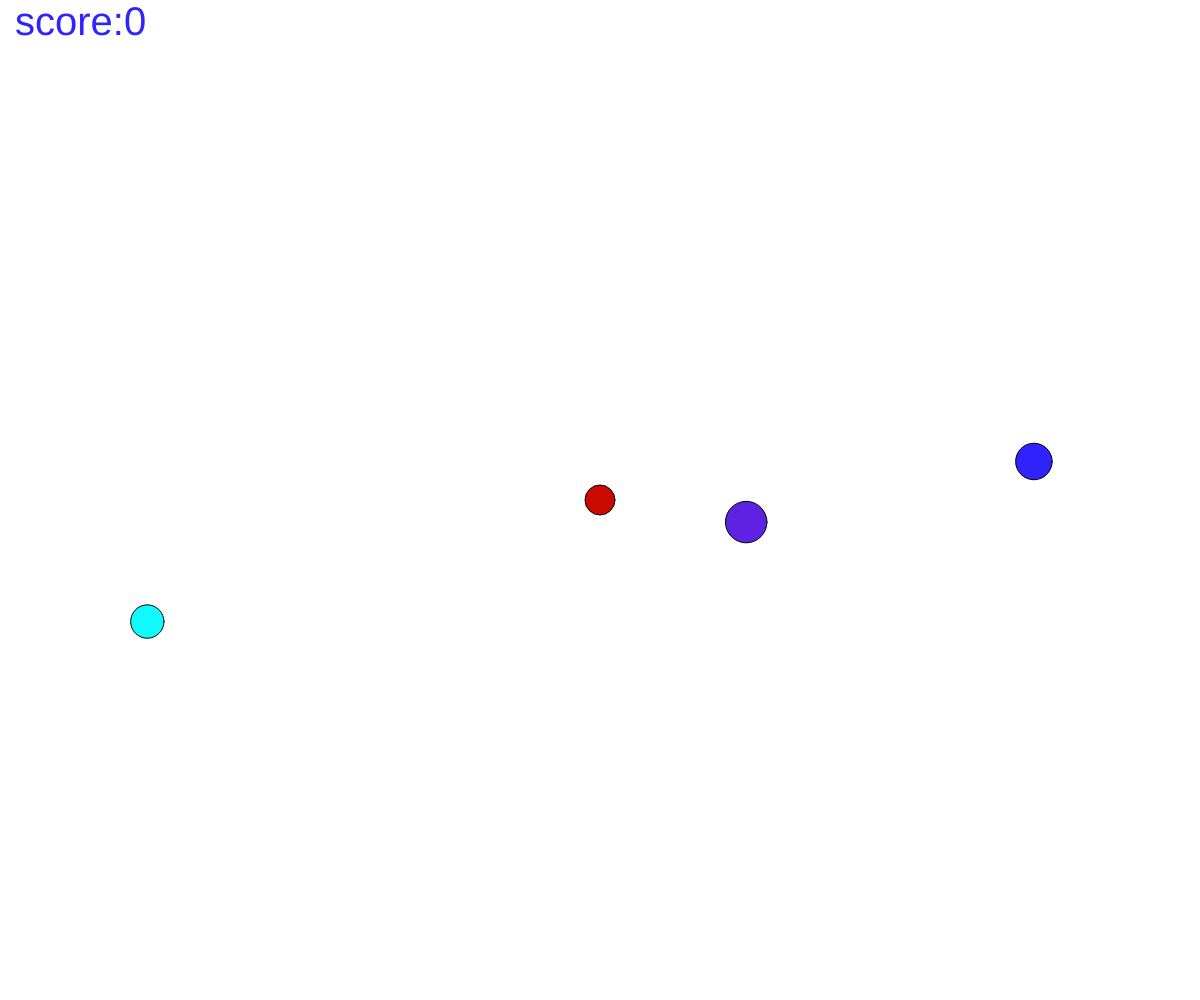
Frame 1 (no input)
Frame 60 (no input): identical to frame 1, image omitted
Frame 120 (the mouse pressed at the canvas centre since frame 60): identical to frame 1, image omitted

The p5.js sketch that drew this single still picture (run headless with seeded random() and noise() and a simulated clock; from frame 60 on, the mouse is pressed at the canvas centre):

// p5.js sketch
// ── sketch.js
  var obstacles = []; /* Aray */
  var ballSize, vY, vX, accX, accY, xPos, yPos, bounce, f, colision, bonus, malus, block, score, typeObstacle;

  function setup() {
    createCanvas(windowWidth, windowHeight);
    ellipseMode(CENTER);
    var typeObstacle = 0;

    for (var i = 0; i < 3; i++) {
      obstacles[0] = new Obstacle("bonus");
      obstacles[1] = new Obstacle("malus");
      obstacles[2] = new Obstacle("block");
    }
    vX = 0;
    vY = 0;
    score = 0;
    ballSize = 30;
    bounce = 0.8;
    xPos = windowWidth / 2;
    yPos = windowHeight / 2;
  }

  function draw() {

    background(255);
    fill(0);
    textSize(40)
    drawBall();
    for (i = 0; i < 3; i++) {
      obstacles[i].drawObstacles();
    }

    // soit f la friction.
    f = 0.1;
    //accélération
    accX = rotationY * f;
    accY = rotationX * f;
    //vitesse
    vX += accX;
    vY += accY;
    //position
    xPos += vX;
    yPos += vY;

    /******************************************DEBUT DES CONDITIONS***************************************/

    text("score:" + score ,15,35);
    //condition de rebond sur les bords de gauche et de droite.

    if ((xPos + ballSize / 2) >= windowWidth) {
      vX = -vX * bounce;
      xPos = windowWidth - ballSize / 2;
    } else if ((xPos - ballSize / 2) <= 0) {
      vX = -vX * bounce;
      xPos = ballSize / 2;
    }
    //condition de rebond sur les bords du haut et du bas.

    if ((yPos + ballSize / 2) >= windowHeight) {
      vY = -vY * bounce;
      yPos = windowHeight - ballSize / 2;
    } else if ((yPos - ballSize / 2) <= 0) {
      vY = -vY * bounce;
      yPos = ballSize / 2;
    }
    //condition de rebond sur les obstacles.

    for (i = 0; i < 3; i++) {
      if (dist(xPos, yPos, obstacles[i].xPos, obstacles[i].yPos) <= ballSize / 2 + obstacles[i].size / 2) {

        if (obstacles[i].type == "block") {
          vX = -vX * bounce;
          vY = -vY * bounce;
          
        } else if (obstacles[i].type == "bonus") {
          if (obstacles[i].colision === false) {
            obstacles[i].colision = true;
            score += 10;
          }
        } else if (obstacles[i].type == "malus") {
          if (obstacles[i].colision === false) {
            obstacles[i].colision = true;
            score -= 5;
          }
        }
      } else {
        obstacles[i].colision = false;
      }
    }
  }
  /******************************************** fin fonction draw ******************************************/

  function drawBall() {
    fill(200, 10, 0);
    ellipse(xPos, yPos, ballSize, ballSize);
  }

  function Obstacle(obstacles) {
    this.type = obstacles;
    this.xPos = random(0, windowWidth);
    this.yPos = random(0, windowHeight);
    this.size = random(25, 50);
    this.color = color(random(0, 255), random(0, 255), random(0, 255));
    this.colision = false;

    this.drawObstacles = function() {
      fill(this.color);
      ellipse(this.xPos, this.yPos, this.size, this.size);
    }
  }
